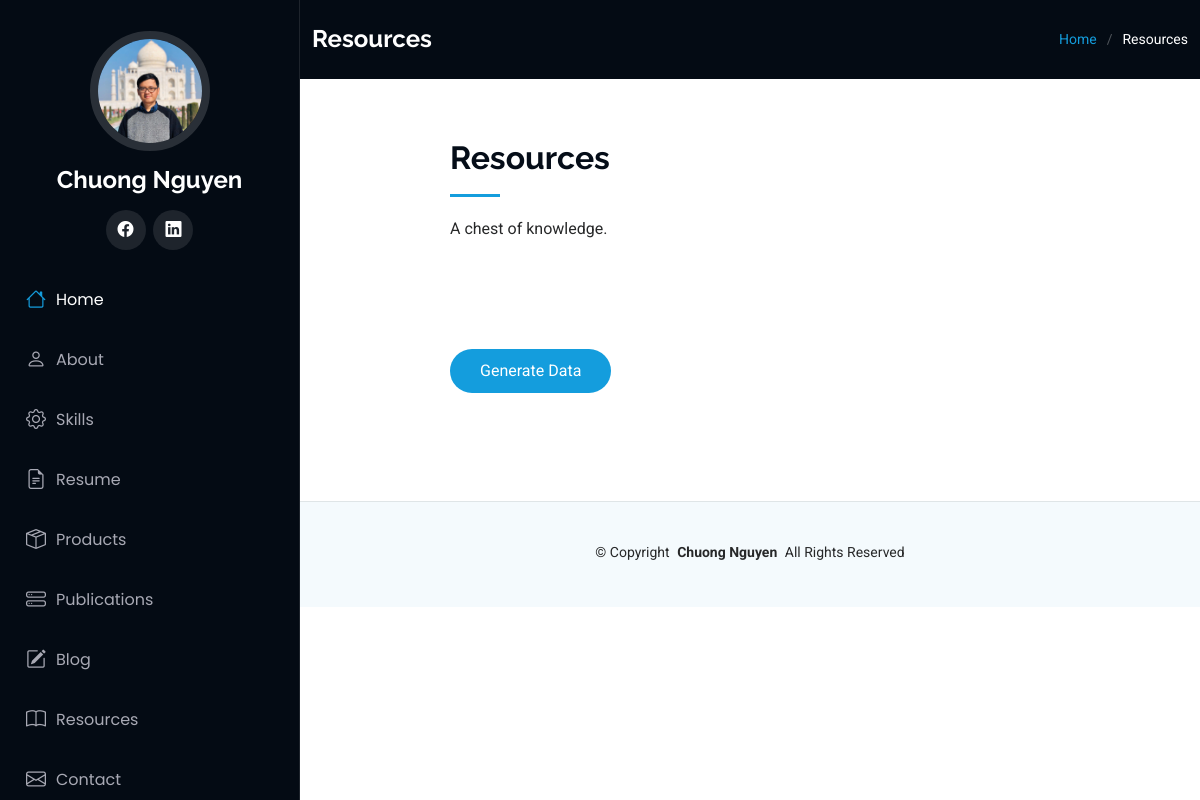
/resources (signed in), run on an earlier commit of the app's database.
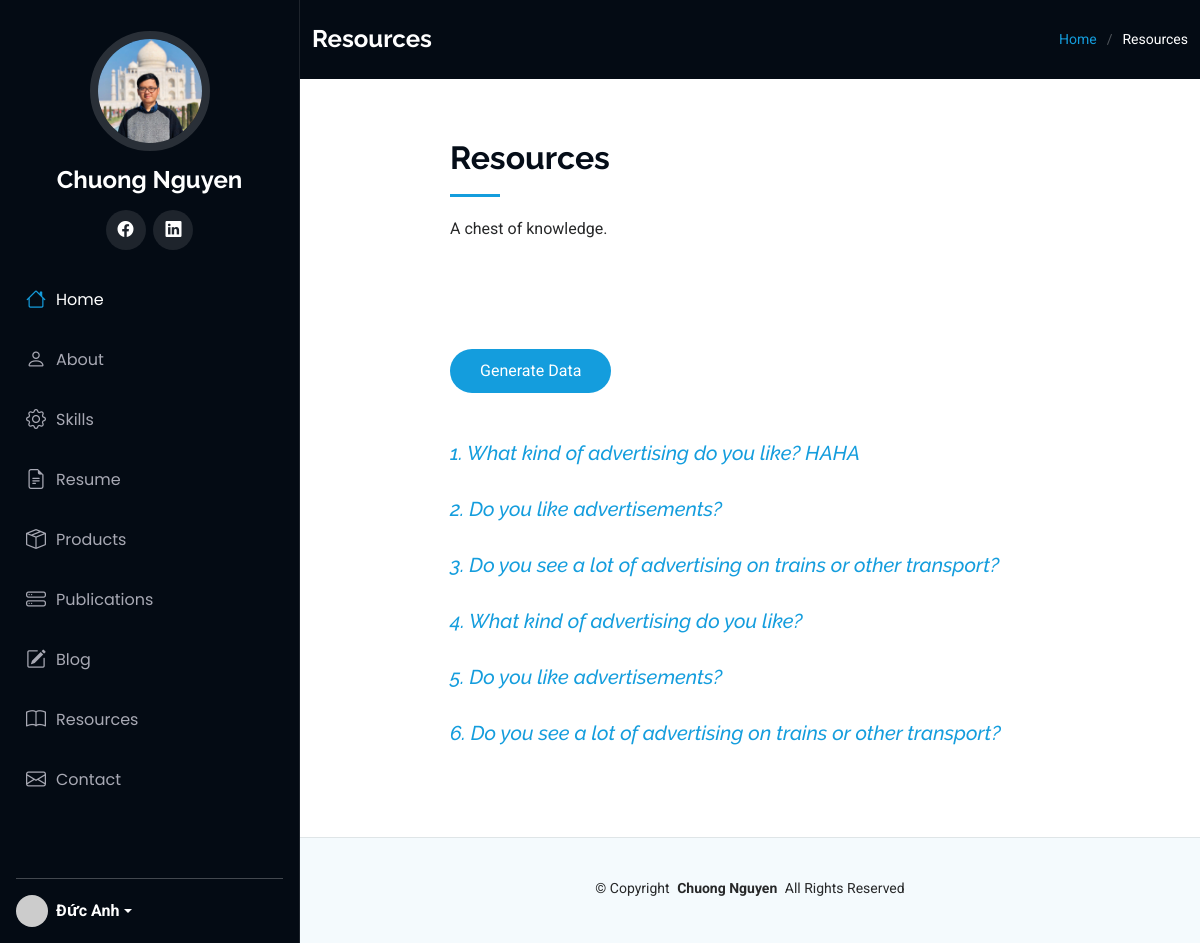
And on a later commit of the database.
### main.py (models this page shows)
class User(UserMixin, db.Model):
    __tablename__ = 'users'
    id: Mapped[int] = mapped_column(Integer, primary_key=True)
    name: Mapped[str] = mapped_column(String(100), nullable=False)
    email: Mapped[str] = mapped_column(String(100), nullable=False, unique=True)
    password: Mapped[str] = mapped_column(String(100), nullable=False)
    post = relationship('BlogPost', back_populates='author')
    comment = relationship("Comment", back_populates='author_comment')

class SpeakingEnglish(db.Model):
    __tablename__ = "speaking"
    id: Mapped[int] = mapped_column(Integer, primary_key=True)
    topic: Mapped[str] = mapped_column(String(300), nullable=False)
    solution: Mapped[str] = mapped_column(Text, nullable=False)

### main.py (the view, shortened to what this page needs)
@app.route('/resources', methods=['GET', 'POST'])
def resources():
    topic_data = db.session.execute(db.select(SpeakingEnglish)).scalars()
    form = GenerateButton()
    return render_template('resources.html', form=form, objects=topic_data, current_user=current_user)

### main.py
class GenerateButton(FlaskForm):
    generate = SubmitField('Generate Data')

### main.py (called while the page is built)
@login_manager.user_loader
def load_user(user_id):
    return db.get_or_404(User, user_id)

### templates/resources.html (shortened to what this page needs)
{% from 'bootstrap5/form.html' import render_form %}
{% extends 'base.html' %}
  {% block content %}
  <main class="main">
    <div class="page-title dark-background">
      <div class="container d-lg-flex justify-content-between align-items-center">
        <h1 class="mb-2 mb-lg-0">Resources</h1>
        <nav class="breadcrumbs">
          <ol>
            <li><a href="{{url_for('home')}}">Home</a></li>
            <li class="current">Resources</li>
          </ol>
        </nav>
      </div>
    </div>
    <section id="starter-section" class="starter-section section">
      <div class="container section-title" data-aos="fade-up">
        <div class="row">
          <div class="col-lg-8 mx-auto" style="padding: 0 0px">
            <h2>Resources</h2>
            <p>A chest of knowledge.</p>
          </div>
        </div>
      </div>
      {% if current_user.id == 1: %}
      <div class="container">
        <div class="row">
          <div class="col-lg-8 mx-auto p-0 my-5">
            {{render_form(form)}}
          </div>
        </div>
      </div>
      {% endif %}
      {% for obj in objects:%}
      <div class="container" data-aos="fade-up">
        <div class="row">
          <div class="p-4 p-md-0 mb-4 col-lg-8 mx-auto rounded text-body-emphasis">
            <h5 class="display-8 fst-italic"><a href="{{url_for('resource_detail', topic_id=obj.id)}}">{{obj.id}}. {{obj.topic}}</a></h5>
          </div>
        </div>
      </div>
      {% endfor %}
    </section>
  </main>
  {% endblock %}

### templates/base.html (shortened to what this page needs)
<!DOCTYPE html>
<html lang="en">
<head>
  <link href="static/assets/vendor/bootstrap/css/bootstrap.min.css" rel="stylesheet">
  <link href="static/assets/vendor/bootstrap-icons/bootstrap-icons.css" rel="stylesheet">
  <link href="static/assets/vendor/aos/aos.css" rel="stylesheet">
  <link href="static/assets/vendor/glightbox/css/glightbox.min.css" rel="stylesheet">
  <link href="static/assets/vendor/swiper/swiper-bundle.min.css" rel="stylesheet">
  <link href="static/assets/css/main.css" rel="stylesheet">
</head>
<body>
  <header id="header" class="header dark-background d-flex flex-column p-3">
    <div class="profile-img">
      <img src="static/assets/img/chuong-ava.jpg" alt="" class="img-fluid rounded-circle">
    </div>
    <a href="index.html" class="logo d-flex align-items-center justify-content-center">
      <h1 class="sitename">Chuong Nguyen</h1>
    </a>
    <div class="social-links text-center">
      <a href="https://www.facebook.com/cnn1211/" class="facebook"><i class="bi bi-facebook"></i></a>
      <a href="https://www.linkedin.com/in/chuongnguyen94/" class="linkedin"><i class="bi bi-linkedin"></i></a>
    </div>
    <nav id="navmenu" class="navmenu mb-auto">
      {% if not is_not_home: %}
      <ul>
        <li><a href="#" class="active"><i class="bi bi-house navicon"></i>Home</a></li>
        <li><a href="#about"><i class="bi bi-person navicon"></i> About</a></li>
        <li><a href="#skills"><i class="bi-gear navicon"></i> Skills</a></li>
        <li><a href="#resume"><i class="bi bi-file-earmark-text navicon"></i> Resume</a></li>
        <li><a href="#portfolio"><i class="bi bi-box-seam navicon"></i> Products</a></li>
        <li><a href="#publications"><i class="bi bi-hdd-stack navicon"></i> Publications</a></li>
        <li><a href="{{url_for('show_all_posts')}}"><i class="bi bi-pencil-square navicon"></i> Blog</a></li>
        <li><a href="{{url_for('resources')}}"><i class="bi bi-book navicon"></i> Resources</a></li>
        <li><a href="#contact"><i class="bi bi-envelope navicon"></i> Contact</a></li>
      </ul>
      {% endif %}
    </nav>
    <hr>
    <div class="dropdown">
      {% if current_user.is_authenticated: %}
      <div>
        <a href="#" class="d-flex align-items-center text-white text-decoration-none dropdown-toggle" data-bs-toggle="dropdown" aria-expanded="false">
          <img src="{{current_user.email | gravatar}}" alt="" width="32" height="32" class="rounded-circle me-2">
          <strong>{{current_user.name}}</strong>
        </a>
      </div>
      {% endif %}
    </div>
  </header>
  {% block content %} {% endblock %}
  <footer id="footer" class="footer light-background">
    <div class="container">
      <div class="copyright text-center ">
        <p>© <span>Copyright</span> <strong class="px-1 sitename">Chuong Nguyen</strong> <span>All Rights Reserved</span></p>
      </div>
    </div>
  </footer>
</body>
</html>

### static/assets/css/main.css (style rules this page uses)
:root { --default-font: "Roboto", system-ui, -apple-system, "Segoe UI", Roboto, "Helvetica Neue", Arial, "Noto Sans", "Liberation Sans", sans-serif, "Apple Color Emoji", "Segoe UI Emoji", "Segoe UI Symbol", "Noto Color Emoji"; --heading-font: "Raleway", sans-serif; --nav-font: "Poppins", sans-serif; }
:root { --background-color: #ffffff; --default-color: #272829; --heading-color: #050d18; --accent-color: #149ddd; --surface-color: #ffffff; --contrast-color: #ffffff; }
:root { --nav-color: #a8a9b4; --nav-hover-color: #ffffff; --nav-mobile-background-color: #040b14; --nav-dropdown-background-color: #040b14; --nav-dropdown-color: #a8a9b4; --nav-dropdown-hover-color: #ffffff; }
.light-background { --background-color: #f4fafd; --surface-color: #ffffff; }
.dark-background { --background-color: #040b14; --default-color: #ffffff; --heading-color: #ffffff; --surface-color: #151f2b; --contrast-color: #ffffff; }
:root { scroll-behavior: smooth; }
body { color: var(--default-color); background-color: var(--background-color); font-family: var(--default-font); }
a { color: var(--accent-color); text-decoration: none; transition: 0.3s; }
h1, h2, h3, h4, h5, h6 { color: var(--heading-color); font-family: var(--heading-font); }
.header { color: var(--default-color); background-color: var(--background-color); position: fixed; top: 0; left: 0; bottom: 0; padding: 0 15px; width: 300px; transition: all ease-in-out 0.3s; overflow-y: auto; z-index: 997; border-right: 1px solid color-mix(in srgb, var(--default-color), transparent 90%); }
.header .profile-img img { margin: 15px auto; display: block; width: 120px; border: 8px solid color-mix(in srgb, var(--default-color), transparent 85%); }
.header .logo { line-height: 1; margin-bottom: 15px; }
.header .logo h1 { font-size: 24px; margin: 0; font-weight: 700; color: var(--heading-color); }
.header .social-links { margin: 0 0 20px 0; }
.header .social-links a { font-size: 16px; display: inline-flex; align-items: center; justify-content: center; background: color-mix(in srgb, var(--default-color), transparent 90%); color: var(--default-color); margin: 0 2px; border-radius: 50%; text-align: center; width: 40px; height: 40px; transition: 0.3s; }
@media (min-width: 1200px) { .header~main, .header~#footer { margin-left: 300px; } }
.navmenu { padding: 0; z-index: 9997; }
.navmenu ul { list-style: none; padding: 0 0 20px 0; margin: 0; }
.navmenu a, .navmenu a:focus { color: var(--nav-color); padding: 15px 10px; font-family: var(--nav-font); font-size: 16px; font-weight: 400; display: flex; align-items: center; white-space: nowrap; transition: 0.3s; width: 100%; }
.navmenu a .navicon, .navmenu a:focus .navicon { font-size: 20px; margin-right: 10px; }
.navmenu a:hover, .navmenu .active, .navmenu .active:focus { color: var(--nav-hover-color); }
.navmenu a:hover .navicon, .navmenu .active .navicon, .navmenu .active:focus .navicon { color: var(--accent-color); }
.footer { color: var(--default-color); background-color: var(--background-color); font-size: 14px; padding: 40px 0; position: relative; border-top: 1px solid color-mix(in srgb, var(--default-color), transparent 90%); }
.footer .copyright p { margin-bottom: 0; }
.page-title { color: var(--default-color); background-color: var(--background-color); padding: 25px 0; position: relative; }
.page-title h1 { font-size: 24px; font-weight: 700; }
.page-title .breadcrumbs ol { display: flex; flex-wrap: wrap; list-style: none; padding: 0; margin: 0; font-size: 14px; font-weight: 400; }
.page-title .breadcrumbs ol li+li { padding-left: 10px; }
.page-title .breadcrumbs ol li+li::before { content: "/"; display: inline-block; padding-right: 10px; color: color-mix(in srgb, var(--default-color), transparent 70%); }
section, .section { color: var(--default-color); background-color: var(--background-color); padding: 60px 0; overflow: clip; }
.section-title { padding-bottom: 60px; position: relative; }
.section-title h2 { font-size: 32px; font-weight: 700; margin-bottom: 20px; padding-bottom: 20px; position: relative; }
.section-title h2:after { content: ""; position: absolute; display: block; width: 50px; height: 3px; background: var(--accent-color); left: 0; bottom: 0; }
.section-title p { margin-bottom: 0; }

What changed in the data, as far as the page shows it:
now on this page (row edited): User: name "Đức Anh"
added SpeakingEnglish: id "1", topic "What kind of advertising do you like? HAHA"
added SpeakingEnglish: id "2", topic "Do you like advertisements?"
added SpeakingEnglish: id "3", topic "Do you see a lot of advertising on trains or other transport?"
added SpeakingEnglish: id "4", topic "What kind of advertising do you like?"
added SpeakingEnglish: id "5", topic "Do you like advertisements?"
added SpeakingEnglish: id "6", topic "Do you see a lot of advertising on trains or other transport?"
